Frame 1 (no input): blank canvas, image omitted
Frame 60 (no input): blank canvas, image omitted
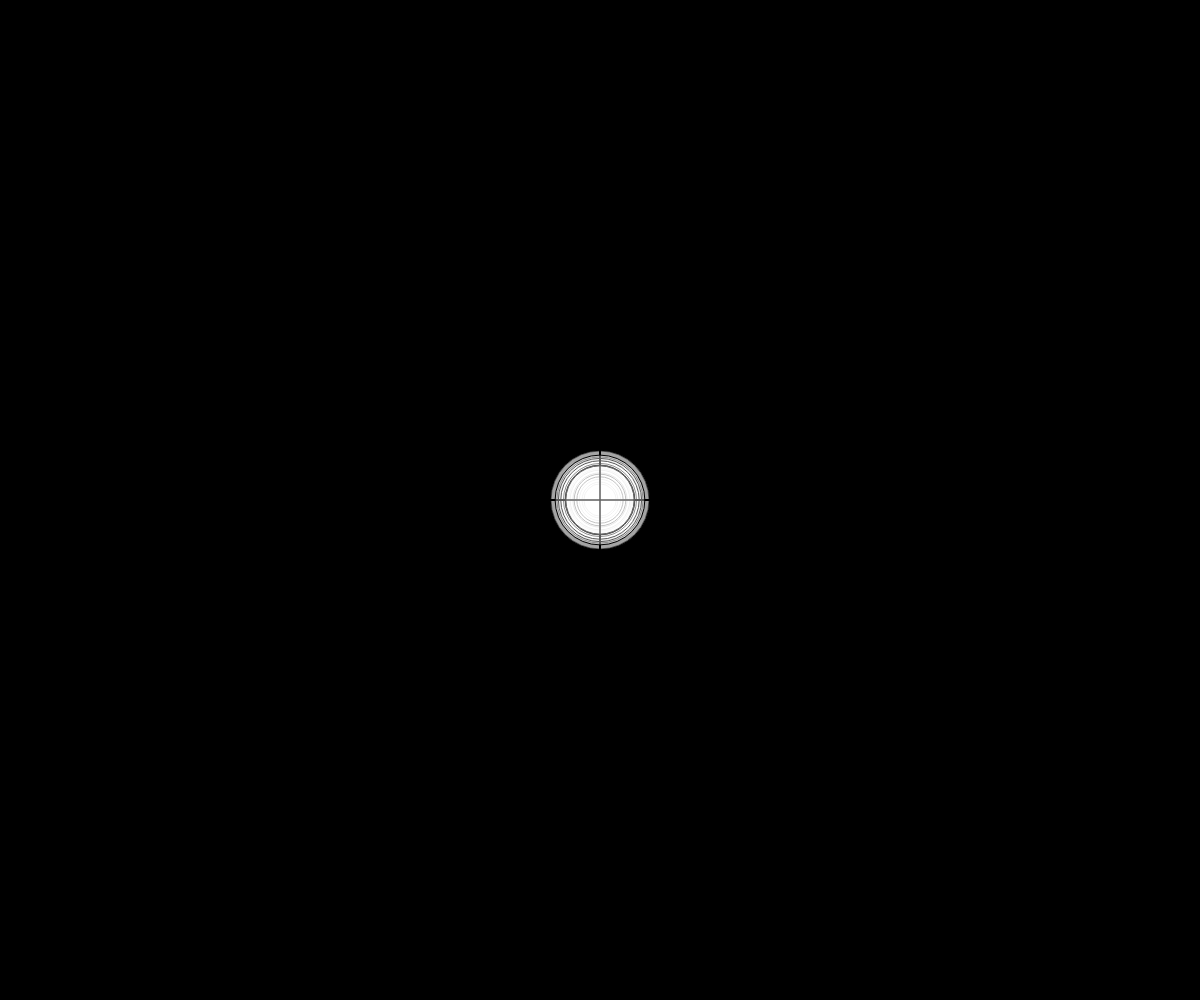
Frame 120 (the mouse pressed at the canvas centre since frame 60)

The p5.js sketch whose frames 1 and 60 were blank and that drew this single picture after the mouse press (run headless with seeded random() and noise() and a simulated clock; from frame 60 on, the mouse is pressed at the canvas centre):

// p5.js sketch
// ── sketch.js
let Z;
let H;

function setup() {
  createCanvas(windowWidth, windowHeight);
  cursor(CROSS);
  background(0);

}

function draw() {
  if (mouseIsPressed) {

    Z = random(0, 100);
    H = random(80, 120);
    line(0, mouseY, width, mouseY, );
    line(mouseX, 0, mouseX, height);

    fill(255, 255, 255, H);
    circle(mouseX, mouseY, Z);

  }

}

function windowResized() {
  resizeCanvas(windowWidth, windowHeight);
  background(0);
}
